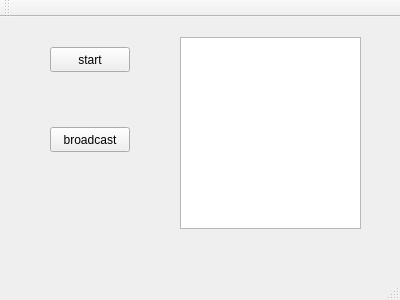
<?xml version="1.0" encoding="UTF-8"?>
<ui version="4.0">
 <class>MainWindow</class>
 <widget class="QMainWindow" name="MainWindow">
  <property name="geometry">
   <rect>
    <x>0</x>
    <y>0</y>
    <width>400</width>
    <height>300</height>
   </rect>
  </property>
  <property name="windowTitle">
   <string>MainWindow</string>
  </property>
  <widget class="QWidget" name="centralWidget">
   <widget class="QPushButton" name="pushButton">
    <property name="geometry">
     <rect>
      <x>50</x>
      <y>110</y>
      <width>80</width>
      <height>25</height>
     </rect>
    </property>
    <property name="text">
     <string>broadcast</string>
    </property>
   </widget>
   <widget class="QPushButton" name="btnStart">
    <property name="geometry">
     <rect>
      <x>50</x>
      <y>30</y>
      <width>80</width>
      <height>25</height>
     </rect>
    </property>
    <property name="text">
     <string>start</string>
    </property>
   </widget>
   <widget class="QListWidget" name="listUpdater">
    <property name="geometry">
     <rect>
      <x>180</x>
      <y>20</y>
      <width>181</width>
      <height>192</height>
     </rect>
    </property>
   </widget>
  </widget>
  <widget class="QMenuBar" name="menuBar">
   <property name="geometry">
    <rect>
     <x>0</x>
     <y>0</y>
     <width>400</width>
     <height>22</height>
    </rect>
   </property>
  </widget>
  <widget class="QToolBar" name="mainToolBar">
   <attribute name="toolBarArea">
    <enum>TopToolBarArea</enum>
   </attribute>
   <attribute name="toolBarBreak">
    <bool>false</bool>
   </attribute>
  </widget>
  <widget class="QStatusBar" name="statusBar"/>
 </widget>
 <layoutdefault spacing="6" margin="11"/>
 <resources/>
 <connections/>
</ui>
